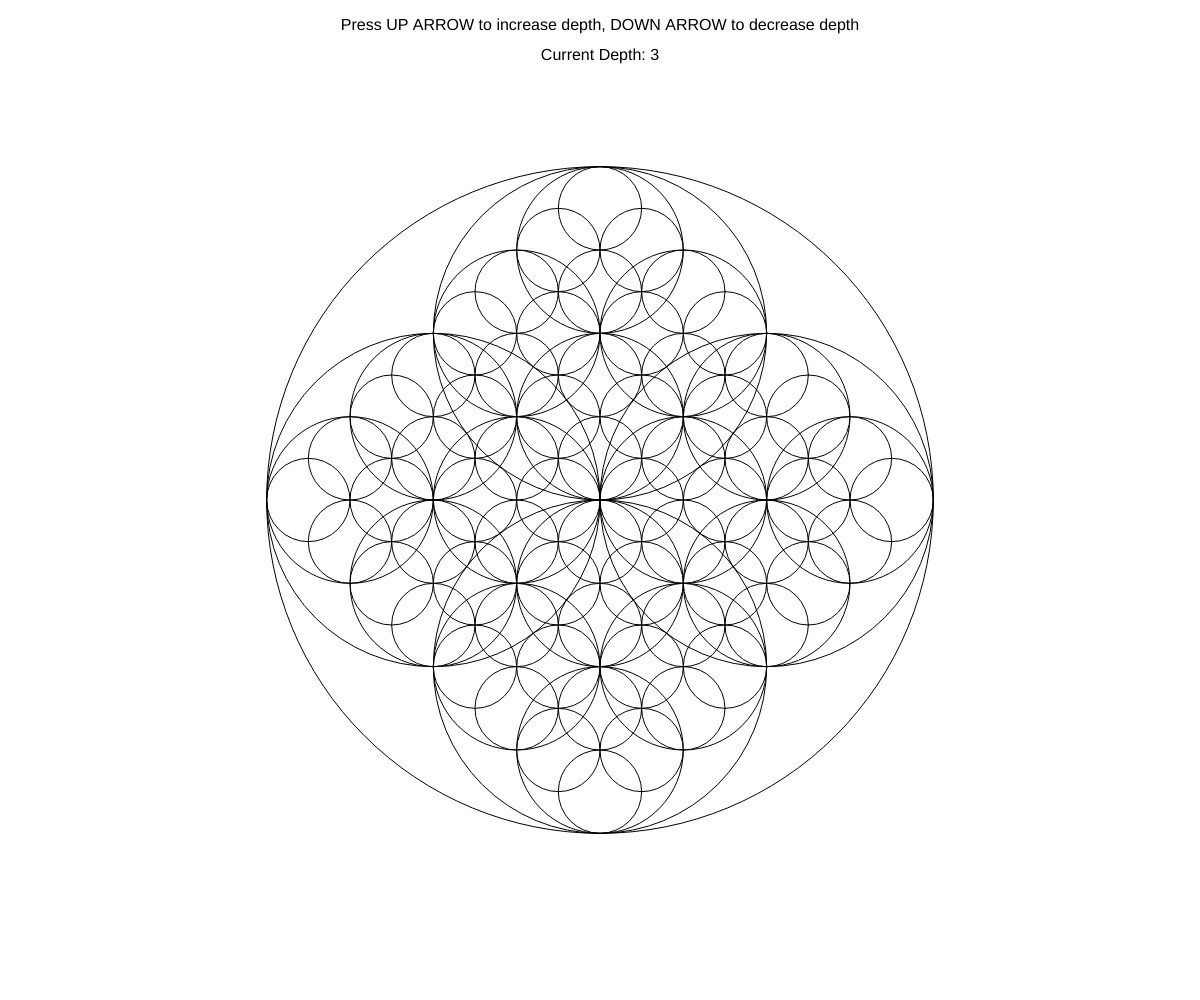
Frame 1 (no input)
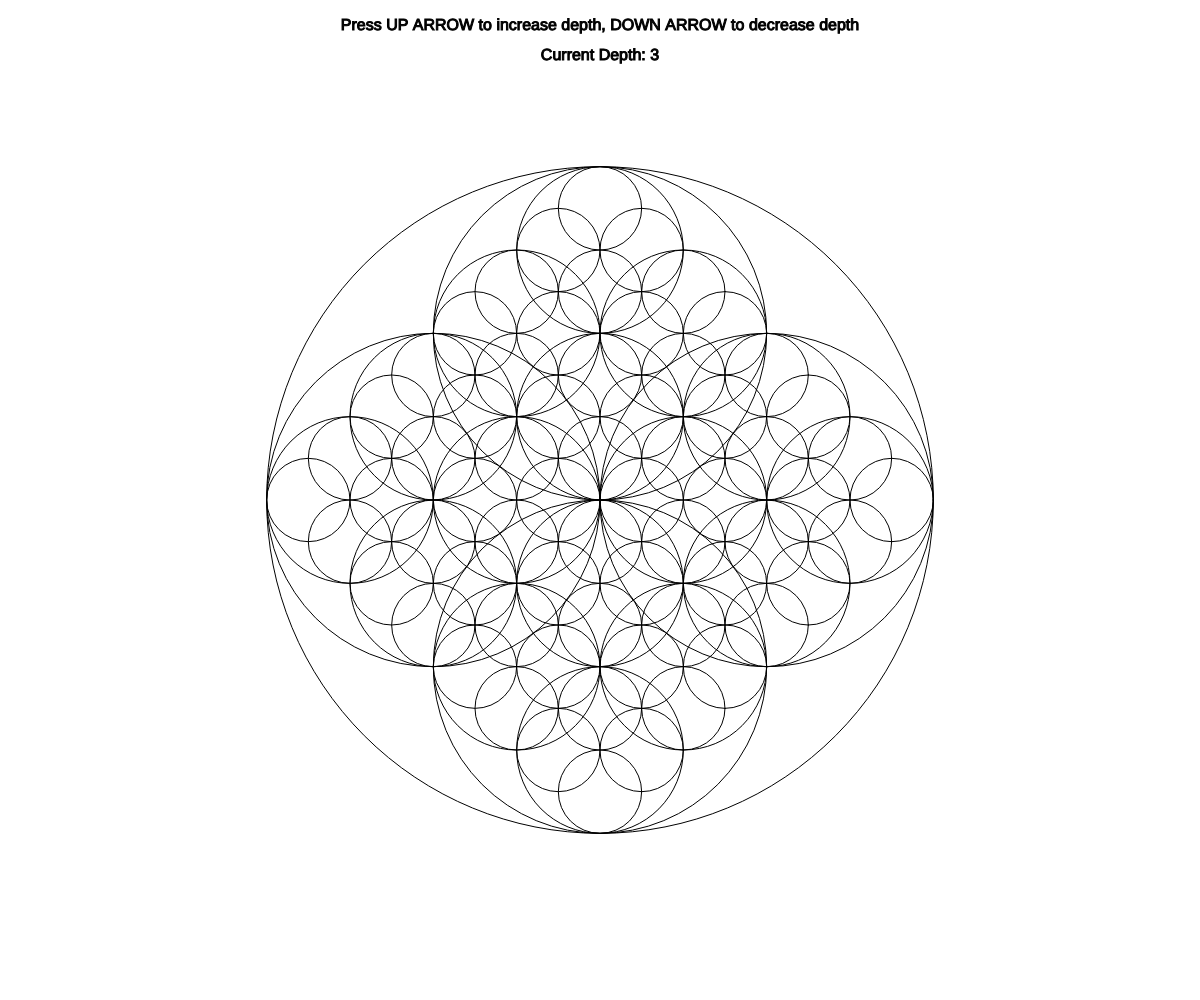
Frame 60 (no input)
Frame 120 (the mouse pressed at the canvas centre since frame 60): identical to frame 60, image omitted

The p5.js sketch that drew these frames (run headless with seeded random() and noise() and a simulated clock; from frame 60 on, the mouse is pressed at the canvas centre):

// p5.js sketch
// ── sketch.js
// The Nature of Code
// Daniel Shiffman
// http://natureofcode.com
// Simple Recursion with Interactive Depth Control
// Modified for beginners by Claude

// Global variables to track recursion settings
let maxDepth = 3;           // Current maximum depth of recursion
let targetDepth = 3;        // Target depth we're transitioning to
let currentDepth = 3;       // Actual depth with decimal values for smooth transitions
let transitionSpeed = 0.1;  // How fast the transition occurs (smaller = slower)

function setup() {
  // Create a full-screen canvas
  createCanvas(windowWidth, windowHeight);
  
  // Add instructions text at the top
  textAlign(CENTER);
  textSize(16);
}

function draw() {
  // Clear the background to white each frame
  background(255);
  
  // Display instructions at the top of the screen
  fill(0);  // Black text
  text("Press UP ARROW to increase depth, DOWN ARROW to decrease depth", width / 2, 30);
  text("Current Depth: " + targetDepth, width / 2, 60);
  
  // Calculate the smooth transition between depth levels
  // This makes the change gradual rather than instant
  if (currentDepth !== targetDepth) {
    // Move currentDepth closer to targetDepth by a small amount each frame
    currentDepth = currentDepth + (targetDepth - currentDepth) * transitionSpeed;
    
    // If we're very close to the target, just snap to it
    if (Math.abs(currentDepth - targetDepth) < 0.01) {
      currentDepth = targetDepth;
    }
  }
  
  // Start drawing circles from the center of the screen
  drawCircles(width / 2, height / 2, min(width, height) / 3, 0);
  
  // We want this to run continuously (don't use noLoop())
  // This allows our animation and keyboard interactions to work
}

// The recursive function that draws circles
// Parameters:
// - x, y: The center position of the circle
// - radius: The radius of the circle
// - depth: The current depth level of recursion (starts at 0)
function drawCircles(x, y, radius, depth) {
  // Set the stroke color to black and don't fill the circle
  stroke(0);
  noFill();
  
  // Draw the current circle
  circle(x, y, radius * 2);
  
  // Check if we should continue recursion
  // We compare with currentDepth (which may have decimal values during transition)
  // This will create the pull-back effect during transitions
  if (radius > 2 && depth < currentDepth) {
    // Calculate the new radius for the next level of recursion
    let newRadius = radius / 2;
    
    // Calculate how much to fade out circles as we go deeper
    // This makes the transition more noticeable
    let nextDepth = depth + 1;
    
    // If the next depth is within our transition zone, fade it
    if (nextDepth > currentDepth - 1 && nextDepth <= currentDepth) {
      // Calculate how "visible" this level should be (0-1)
      let visibility = 1 - (nextDepth - (currentDepth - 1));
      
      // Make the stroke more transparent for levels that are fading in/out
      stroke(0, 255 * visibility);
    }
    
    // Recursively draw four more circles in the four directions
    // Each call creates a new circle at half the radius
    
    // Right circle
    drawCircles(x + radius / 2, y, newRadius, nextDepth);
    
    // Left circle
    drawCircles(x - radius / 2, y, newRadius, nextDepth);
    
    // Bottom circle
    drawCircles(x, y + radius / 2, newRadius, nextDepth);
    
    // Top circle
    drawCircles(x, y - radius / 2, newRadius, nextDepth);
  }
}

// This function handles keyboard input
function keyPressed() {
  // Increase the recursion depth when UP arrow is pressed
  if (keyCode === UP_ARROW) {
    // Don't go beyond 8 levels to prevent the browser from freezing
    targetDepth = min(targetDepth + 1, 8);
  } 
  // Decrease the recursion depth when DOWN arrow is pressed
  else if (keyCode === DOWN_ARROW) {
    // Don't go below 0 levels
    targetDepth = max(targetDepth - 1, 0);
  }
}

// This function resizes the canvas when the window is resized
function windowResized() {
  // Update the canvas size to match the new window size
  resizeCanvas(windowWidth, windowHeight);
}
